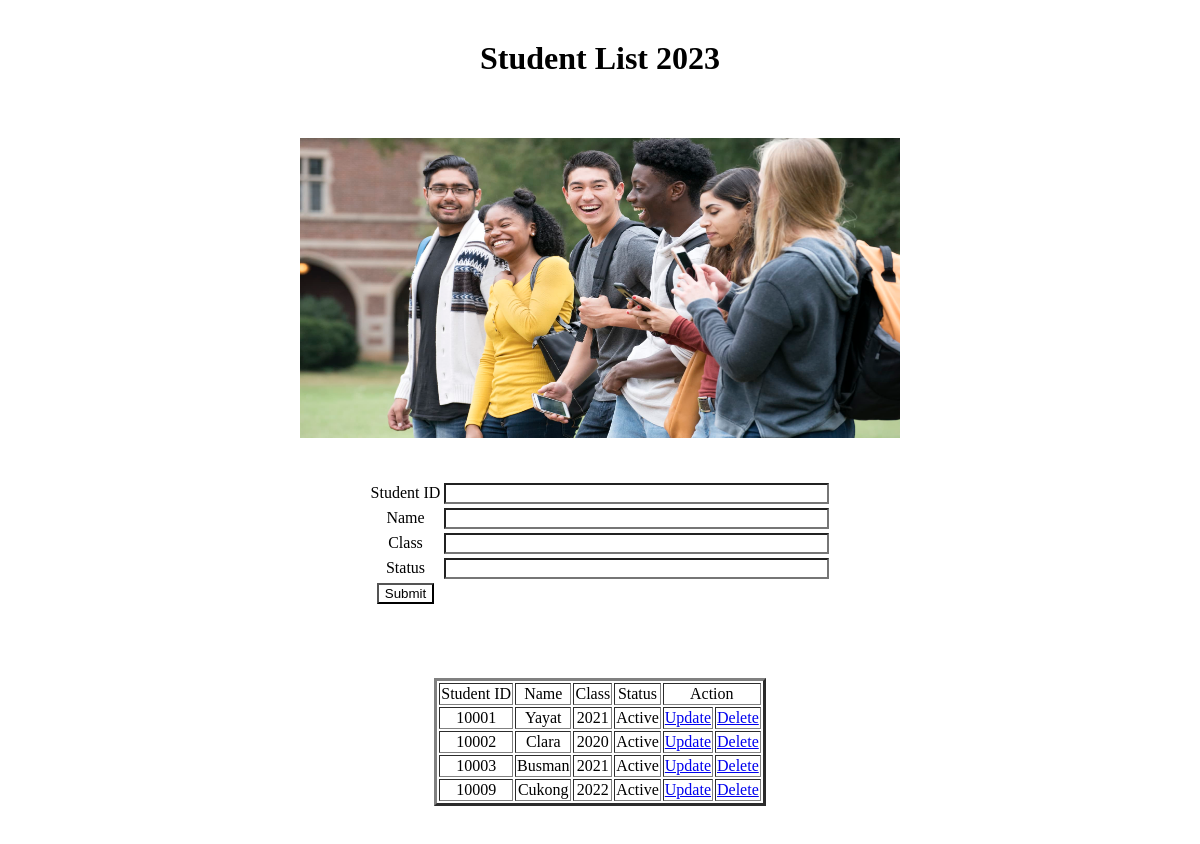
The page / on the database its author committed.
### tables this page shows
CREATE TABLE `student_list` (
  `id` int(20) NOT NULL,
  `name` varchar(255) NOT NULL,
  `class` int(10) NOT NULL,
  `status` varchar(50) NOT NULL
);

### App/Controller/C_MVCTaskController.php (called while the page is built, shortened)
<?php
include_once("App/Model/M_MVCTaskModel.php");
class C_MVCTask {
    public function __construct(){
        $this->model = new M_MVCTask();
    }
    }

### App/Model/M_MVCTaskModel.php (called while the page is built, shortened)
<?php
require "App/Connection.php";
class M_MVCTask {
private $connect;
function __construct(){
$this->connect = new Connection();
}
function execute($query){
return mysqli_query($this->connect->ConnectTo(),$query);
}
function Catch($var){
return mysqli_fetch_array($var);
}
}
?>

### App/Connection.php (called while the page is built)
<?php
class Connection{
    public function __construct()
    {
        $this->mysqli = new mysqli('localhost', 'root', '','MVCTask');
    }
    public function ConnectTo(){
        return $this->mysqli;
    }
}

### index.php (the view, shortened to what this page needs)
<?php
require_once "App/Controller/C_MVCTaskController.php";
?>
    <!DOCTYPE html>
    <html lang="en">
    <head>
        <link href="../Style/Main.css" rel="stylesheet">
    </head>
    <body>
    <div id="video-background">
  </div>
<div class = "container1">
    <h1 class ="title">Student List 2023</h1>
    </div>
    <img class = "MainImage" src="../Images/Student.jpeg" alt="">
    <div class = "container2">
        <div class = "MainContainer">
    <div class = "MainForm">
   <form action="" method="POST">
<table>
<tr align="center">
<td>Student ID </td>
<td><input class = "insertion" type="text"name="id" size="45" /></td>
</tr>
<tr align="center">
<td>Name</td>
 <td><input class = "insertion" type="text" name="name" size="45"/></td>
 </tr>
<tr align="center">
 <td>Class</td>
<td><input class = "insertion" type="text"name="class" size="45"/></td>
</tr>
<tr align="center">
<td>Status</td>
 <td><input class = "insertion" type="text" name="status" size="45"/></td>
 </tr>
<div class ="submission">
 <tr align="center">
<td><input class = "insertionx" type="submit" name="submit"/></td>
</tr>
</div>
 </table>
</form>
    </div>
    </div>
<br> <br>
    </div>
<div class = "container3">
<div class ="list">
<table border = "3">
 <tr align="center">
 <td>Student ID</td>
 <td>Name</td>
<td>Class</td>
 <td>Status</td>
  <td colspan = "2">Action</td>
  </tr>
  <?php
 $Con = new C_MVCTask();
 $D = "SELECT * FROM student_list";
 $DExecution = $Con->model->execute($D);
 while($row = $Con->model->Catch($DExecution)){
 echo "<tr>
   <td>$row[0]</td>
<td>$row[1]</td>
  <td>$row[2]</td>
 <td>$row[3]</td>
 <td><a href='Listedit.php?e=$row[0]'>Update</a></td>
 <td><a href='index.php?d=$row[0]'onClick=\"return confirm('Delete Data?')\"\>Delete</a></td>
 </tr>";
  }
 ?>
   </table>
</div>
</div>
    </body>
    </html>

### Style/Main.css (style rules this page uses)
.MainContainer { display: flex; align-items: center; justify-content: center; }
.MainImage { display: flex; width: 600px; height: 300px; margin: auto; padding-top: 30px; padding-bottom: 30px; }
.title { color: black; }
.insertion, .insertionx { background-color: transparent; }
.list { padding-top: 30px; display: flex; align-items: center; justify-content: center; }
.container1 { display: flex; align-items: center; justify-content: center; margin: 0 auto; background-color: rgb(255, 255, 255, 0.5); text-align: center; width: 300px; height: 100px; border-radius: 10px; }
.container2 { display: flex; align-items: center; justify-content: center; margin: 0 auto; background-color: rgb(255, 255, 255, 0.5); text-align: center; width: 500px; height: 150px; border-radius: 10px; margin-bottom: 30px; }
.container3 { display: flex; align-items: center; justify-content: center; margin: 0 auto; background-color: rgb(255, 255, 255, 0.5); text-align: center; width: 500px; height: auto; border-radius: 10px; padding-bottom: 30px; }
#video-background { position: fixed; top: 0; right: 0; bottom: 0; left: 0; overflow: hidden; z-index: -100; }

### rows shown on the page
student_list: id "10001", name "Yayat", class "2021", status "Active"
student_list: id "10002", name "Clara", class "2020", status "Active"
student_list: id "10003", name "Busman", class "2021", status "Active"
student_list: id "10009", name "Cukong", class "2022", status "Active"
